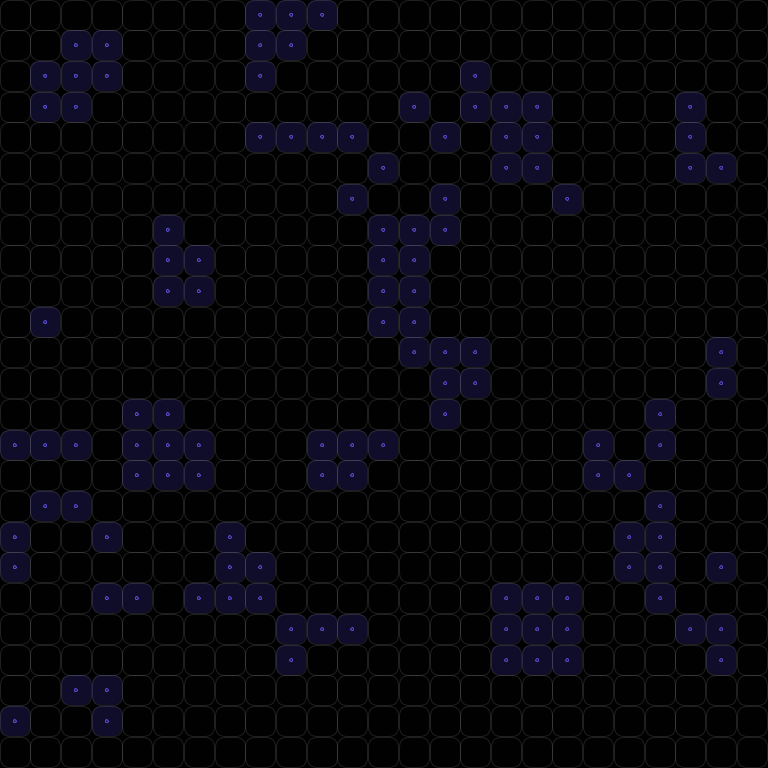
Frame 1 (no input)
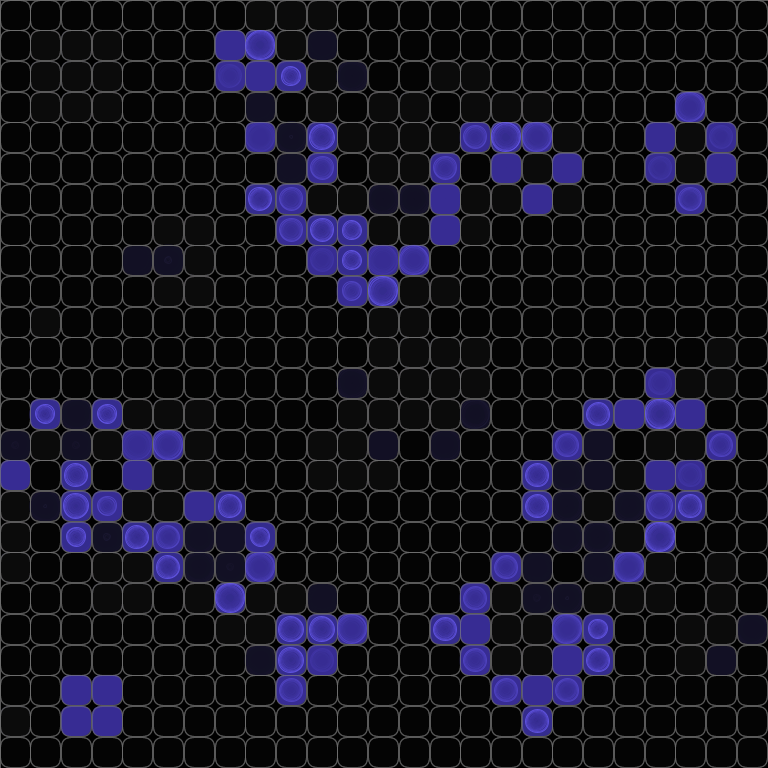
Frame 60 (the mouse pressed at the canvas centre just before this capture)
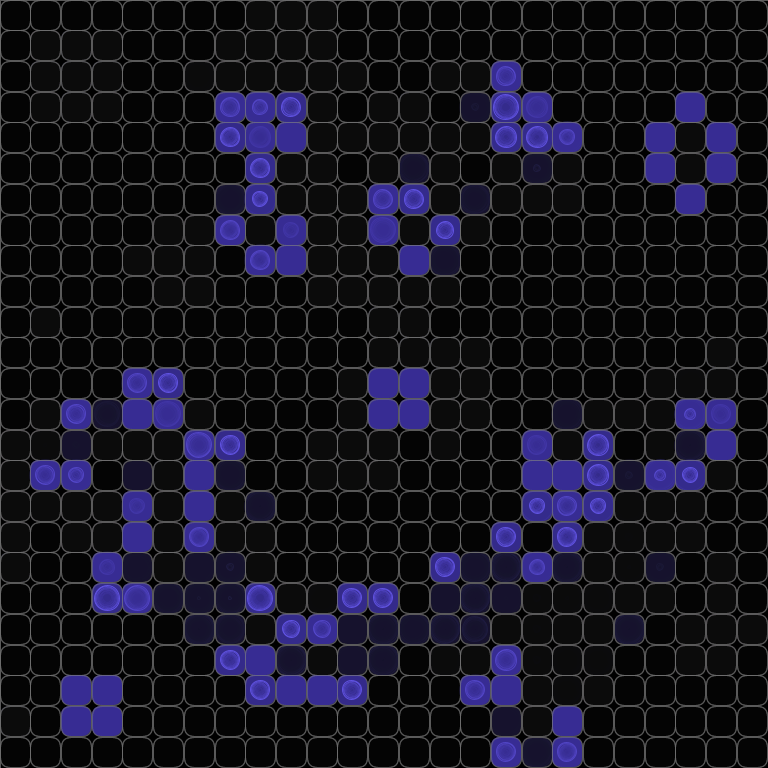
Frame 120 (the mouse held since frame 60 and released just before this capture)

The Processing sketch that drew these frames (run headless with seeded random() and noise(); from frame 60 on, the mouse is pressed at the canvas centre):

// Processing sketch: Stenmark_Joakim_10_GameOfLife
// ── Stenmark_Joakim_10_GameOfLife.pde
int cellsPerRow = 25;
int totalCells = 0;
Cell[][] cells;
int randomNumber;

float timeBetweenCycles = 250;
float timeCount;





void setup() 
{
	background(0);
	colorMode(HSB);

	size(768,768);
	cells = new Cell[cellsPerRow][cellsPerRow];


	IterateAllCells(Actions.CREATE_CELLS);

	// for (int x = 0; x < cells.length; x++) 
	// {
	// 	for (int y = 0; y < cells[0].length; y++) 
	// 	{
	// 		cells[x][y] = new Cell(x * width/cellsPerRow, y * height/cellsPerRow, cellsPerRow, x, y);
	// 		totalCells++;
	// 	}
	// }

	IterateAllCells(Actions.FIND_NEIGHBORS);


	// for (int x = 0; x < cells.length; x++) 
	// {
	// 	for (int y = 0; y < cells[0].length; y++) 
	// 	{
	// 		cells[x][y].FindNeighbors();
			
	// 	}
	// }
}

void draw() 
{

	BasicDelayEffect();
	//background(0);
	if (millis() > timeCount) 
	{

		IterateAllCells(Actions.CHECK_STATEOFNEIGHBORS);

		// for (int x = 0; x < cells.length; x++) 
		// {
		// 	for (int y = 0; y < cells[0].length; y++) 
		// 	{
		// 		cells[x][y].CheckStateOfNeighbors();
		// 	}
		// }	

		IterateAllCells(Actions.CHANGE_STATE);


		// for (int x = 0; x < cells.length; x++) 
		// {
		// 	for (int y = 0; y < cells[0].length; y++) 
		// 	{
		// 		cells[x][y].ChangeState();
		// 	}
		// }		

		timeCount = millis() + timeBetweenCycles;		
	}

	if (mousePressed) 
	{		
		IterateAllCells(Actions.FORCE_ALIVE);
		// for (int x = 0; x < cells.length; x++) 
		// {
		// 	for (int y = 0; y < cells[0].length; y++) 
		// 	{
		// 		float distance = PVector.dist(new PVector(mouseX, mouseY), cells[x][y].position);
		// 		if (distance > 0 && distance <= 30) 
		// 		{
		// 			cells[x][y].alive = true;
		// 		}	
		// 	}
		// }	

	}


	IterateAllCells(Actions.UPDATE_ALL);
	// for (int x = 0; x < cells.length; x++) 
	// {
	// 	for (int y = 0; y < cells[0].length; y++) 
	// 	{
	// 		cells[x][y].Update();
	// 		cells[x][y].Draw();
	// 	}
	// }

	
	
}
enum Actions
{
	CREATE_CELLS,
	FIND_NEIGHBORS,
	CHECK_STATEOFNEIGHBORS,
	CHANGE_STATE,
	FORCE_ALIVE,
	UPDATE_ALL,
}

void IterateAllCells(Actions action)
{
	for (int x = 0; x < cells.length; x++) 
	{
		for (int y = 0; y < cells[0].length; y++) 
		{
			switch (action) 
			{
				case CREATE_CELLS :

					cells[x][y] = new Cell(x * width/cellsPerRow, y * height/cellsPerRow, cellsPerRow, x, y);
					totalCells++;
					
					break;	

				case FIND_NEIGHBORS :

					cells[x][y].FindNeighbors();
				
					break;	

				case CHECK_STATEOFNEIGHBORS :

					cells[x][y].CheckStateOfNeighbors();
					
					break;	

				case CHANGE_STATE :

					cells[x][y].ChangeState();
					
					break;	

				case FORCE_ALIVE :

					float distance = PVector.dist(new PVector(mouseX, mouseY), cells[x][y].position);
					if (distance > 0 && distance <= 30) 
					{
						cells[x][y].alive = true;
					}	
					
					break;	

				case UPDATE_ALL :

					cells[x][y].Update();
					cells[x][y].Draw();
					
					break;	
			}
		}
	}
}

void BasicDelayEffect()
{
	fill(0, 0, 0, 32);
	rect(0, 0, width, height);
	fill(0, 13, 86);
}

void MakeAlive()
{

}

// ── Cell.pde
class Cell
{
	PVector position;
	PVector arrayPosition;
	color livingColor  = color(174, 177, 220);
	color deadColor = color(0, 30, 75, 16);
	color currentColor;
	float size;

	boolean alive = false;
	float timeAlive = 0;
	float timeCurrent = 0;

	Cell[] neighbors;

	float pulse;
	int liveNeighbors = 0;

	Cell(float x, float y, int totalCells, int arrayX, int arrayY)
	{
		arrayPosition = new PVector(arrayX, arrayY);
		neighbors = new Cell[0];
		size = width/totalCells;
		position = new PVector(x,y);
		if ((int)random(0, 5) == 0) 
		{
			alive = true;
		}

		UpdateColor();
	}

	void Draw()
	{

		UpdateColor();
		stroke(127, 63);
		strokeWeight(1);
		fill(currentColor, 50);
		rect(position.x, position.y, size, size, 10);
		if (alive) 
		{
			DrawPulse();				
		}
	}

	void Update()
	{
		if (alive) 
		{
			timeAlive += millis() - timeCurrent;
		}
		else 
		{
			timeAlive = 0;	
		}
		timeCurrent = millis();
	}

	void DrawPulse()
	{
		noFill();
		stroke(livingColor + color(0, 0, 25), 255 - timeAlive * 0.3);
		if (pulse < size) 
		{
			pulse += size * 0.07;
		}
		else
			pulse = 0;

		ellipse(position.x + size * 0.5, position.y + size * 0.5, pulse, pulse);	
	}

	void UpdateColor()
	{
		if (alive) 
		{
			currentColor = livingColor;	
		}
		else 
		{
			currentColor = deadColor;	
		}
	}

	void FindNeighbors()
	{
		ArrayList<Cell> neighborsToAdd = new ArrayList<Cell>();

		for (int x = 0; x < cells.length; x++) 
		{
			for (int y = 0; y < cells[0].length; y++) 
			{
				float distanceBetweenCells = PVector.dist(arrayPosition, cells[x][y].arrayPosition);
				if (distanceBetweenCells > 0 && distanceBetweenCells <= 1.5) 
				{
					neighborsToAdd.add(cells[x][y]);
				}			
			}
		}

		neighbors = neighborsToAdd.toArray(neighbors); // fråga hur denna funkar
	}

	void CheckStateOfNeighbors()
	{
		liveNeighbors = 0;
		for (int i = 0; i < neighbors.length; ++i) 
		{
			if (neighbors[i].alive) 
			{
				liveNeighbors++;	
			}
		}
	}

	void ChangeState()
	{

		if (alive) 
		{
			if (liveNeighbors < 2 || liveNeighbors > 3) 
			{
				alive = false;
			}
		}
		else 
		{
			if (liveNeighbors == 3) 
			{
				alive = true;	
			}	
		}
	}



}	

// ── Input.pde

boolean pause = false;

void keyPressed()
{

	if (key == 'p')
	{
		pause = !pause;
	}

}
